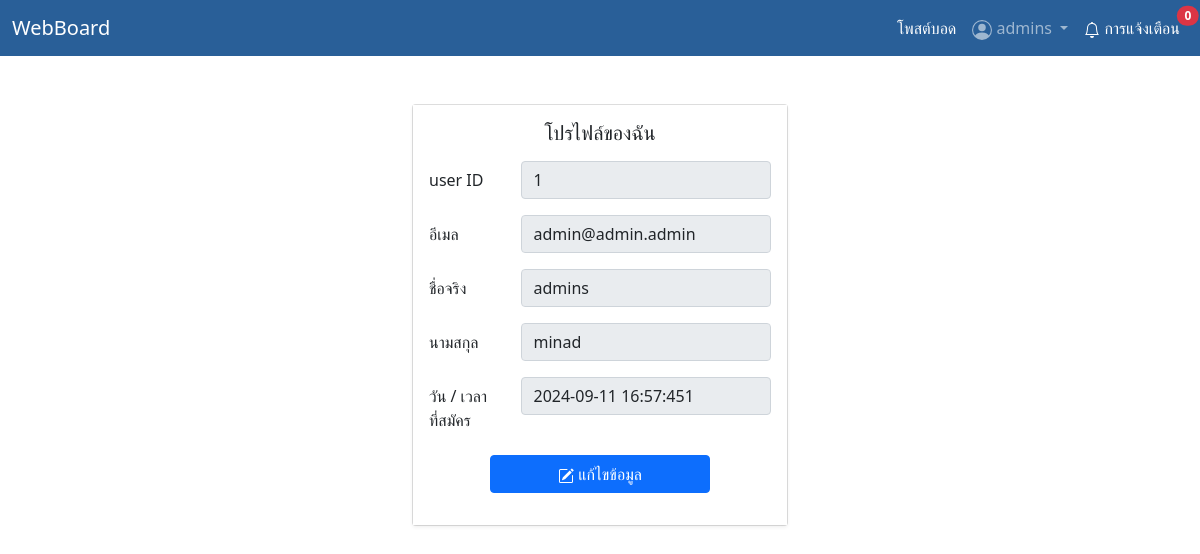
The app's page /profile.php (signed in) with its own data.
### tables this page shows
CREATE TABLE IF NOT EXISTS `users` (
  `userID` int NOT NULL AUTO_INCREMENT,
  `email` varchar(255) DEFAULT NULL,
  `userPassword` varchar(255) DEFAULT NULL,
  `firstName` varchar(255) DEFAULT NULL,
  `lastName` varchar(255) DEFAULT NULL,
  `userImage` text,
  `userDate` date DEFAULT NULL,
  `userTime` time DEFAULT NULL,
  `userRole` int DEFAULT '0',
  PRIMARY KEY (`userID`)
);

### profile.php (the view, shortened to what this page needs)
<!DOCTYPE html>
<html lang="en">
<head>
    <link href="css/style.css" rel="stylesheet" type="text/css"/>
    <link href="https://cdn.jsdelivr.net/npm/bootstrap@5.0.2/dist/css/bootstrap.min.css" rel="stylesheet">
    <?php
            $loginUserID = $_SESSION['userID'];
            $DataUserLoginSql = 'SELECT * FROM users WHERE userID = ? ';
            $prepareDataUserLogin = $GLOBALS['conn']->prepare($DataUserLoginSql);
            $prepareDataUserLogin->bind_param("i",$loginUserID);
            $prepareDataUserLogin->execute();
            $result = $prepareDataUserLogin->get_result();
            if($result->num_rows > 0 ){
                $user = $result->fetch_assoc();
                $email = $user['email'];
                $firstName = $user['firstName'];
                $lastName = $user['lastName'];
                $userDate = $user['userDate'];
                $userTime = $user['userTime'];
            }
    ?>
</head>
<body>
    <?php require 'req/navbar.php' ?>
    <div class="container-fluid mt-5 mb-2">
        <div class="row mt-4">
            <div class="col-lg-4 ">
            </div>
            <div class="col-lg-4">
                <div class="card ">
                    <div class="card-body shadow-sm">
                        <h5 class="card-title text-center ">โปรไฟล์ของฉัน</h5>
                        <p class="card-text form-inline">
                            <div class="mb-3 row">
                            <label for="email" class="col-sm-3  col-form-label text-while">user ID</label>
                                <div class="col-sm-9 ">
                                <span class="input-group-text">
                                    <?php  echo $userID; ?>
                                </span>
                                </div>
                            </div>
                            <div class="mb-3 row">
                            <label for="email" class="col-sm-3  col-form-label text-while">อีเมล</label>
                                <div class="col-sm-9 ">
                                <input type="email"  class="form-control " id="email" name="email" value="<?php echo $email; ?>" disabled >
                                </div>
                            </div>
                            <div class="mb-3 row">
                            <label for="firstName" class="col-sm-3 col-form-label text-while">ชื่อจริง</label>
                                <div class="col-sm-9">
                                <input type="text"  class="form-control " id="firstName" name="firstName" value="<?php echo $firstName; ?>" disabled >
                                </div>
                            </div>
                            <div class="mb-3 row">
                            <label for="lastName" class="col-sm-3 col-form-label text-while">นามสกุล</label>
                                <div class="col-sm-9 ">
                                <input type="text"  class="form-control " id="lastName" name="lastName"  value="<?php echo $lastName; ?>" disabled >
                                </div>
                            </div>
                            <div class="mb-3 row">
                            <label for="lastName" class="col-sm-3 col-form-label text-while">วัน / เวลา ที่สมัคร</label>
                                <div class="col-sm-9 ">
                                <span class="input-group-text"> <?php echo $userDate, ' ' , $userTime;  ?>1</span>
                                </div>
                            </div>
                            <div class="row ">
                                <div class="col-lg-2"></div>
                                <div class="col-lg-8">
                                    <a href="editProfile.php" class="btn btn-primary w-100" >
                                        แก้ไขข้อมูล
                                    </a>
                            </div>
                                <div class="col-lg-2"></div>
                            </div>
                        </p>
                    </div>
                </div>
            </div>
            <div class="col-lg-4"> </div>
        </div>
    </div>
    </body>
</html>

### req/navbar.php (shortened to what this page needs)
<?php
  if(isset($_SESSION['userID'])) {
    $userID = $_SESSION['userID'];
    $sql = 'SELECT email,userRole,firstName,userRole FROM users WHERE userID = ? ';
    $prepareUser = $GLOBALS['conn']->prepare($sql);
    $prepareUser->bind_param("i",$userID);
    $prepareUser->execute();
    $result = $prepareUser->get_result();
    $user = $result->fetch_assoc();;
}
?>
<nav class="navbar navbar-expand-lg navbar-dark sticky-top">
  <div class="container-fluid">
    <a class="navbar-brand" href="index.php">WebBoard</a>
    <div class="collapse navbar-collapse" id="navbarSupportedContent">
      <ul class="navbar-nav ms-auto mb-2 mb-lg-0">
        <?php if(isset($_SESSION['userID'])) { ?>
        <li class="nav-item">
          <a class="nav-link active" aria-current="page" href="addboard.php">โพสต์บอด</a>
        </li>
        <li class="nav-item dropdown">
          <a class="nav-link dropdown-toggle" href="#" id="navbarDropdown" role="button" data-bs-toggle="dropdown" aria-expanded="false">
            <?php if(isset($_SESSION['userID'])) { echo $user['firstName']; } else { echo 'Profile'; } ?>
          </a>
        </li>
        <li class="nav-item">
          <a href="#" role="button" class="nav-link active   position-relative " aria-expanded="false">
            การแจ้งเตือน
            <span class=" position-absolute top-1 start-100 translate-middle badge rounded-pill bg-danger">
              0
            </span>
          </a>
        </li>
        <?php } ?>
      </ul>
    </div>
  </div>
</nav>

### css/style.css (style rules this page uses)
.navbar { background-color: #295F98; }
.card-body { background-color: #ffffff; }

### records on screen
users: firstName "admins", email "admin@admin.admin", lastName "minad", userDate "2024-09-11", userTime "16:57:45"

### other values on screen
$userID "1"
